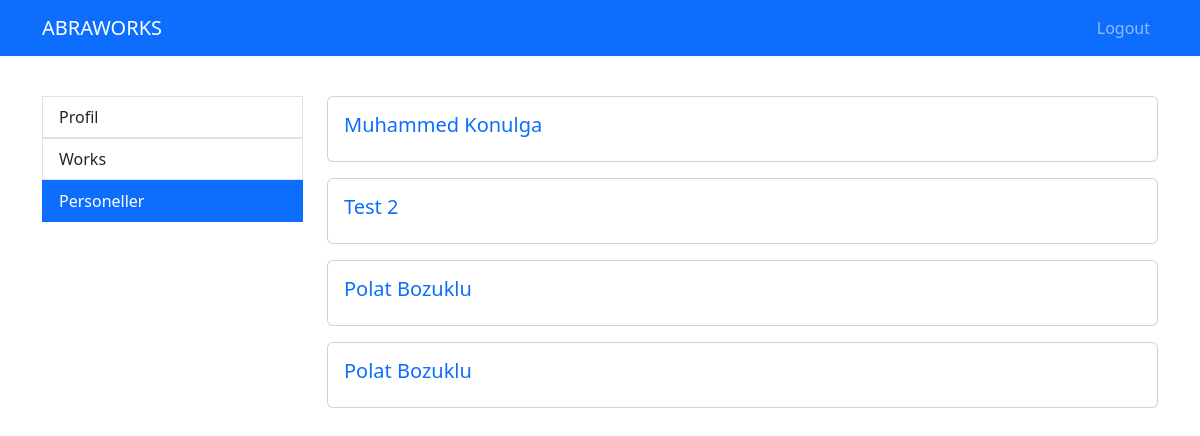
Screenshot of /api/auth/staffs/ (signed in) with the database file from the repository.
### members/models.py (models this page shows, shortened)
class CustomUser(AbstractUser):
    email = models.CharField(max_length=200, unique=True)
    role = models.ForeignKey(Role, on_delete=models.CASCADE, null=True, blank=True)
    username = models.CharField(max_length=50, unique=True)
    objects = CustomUserManager()
    first_name = models.CharField(max_length=30, blank=True)
    last_name = models.CharField(max_length=30, blank=True)
    is_active = models.BooleanField(default=True)
    is_staff = models.BooleanField(default=False)
    is_superuser = models.BooleanField(default=False)
    slug = models.SlugField(blank=True, unique=True, db_index=True, editable = False, null=True)
    USERNAME_FIELD = 'email'
    REQUIRED_FIELDS = ['username']

### members/views.py (the view)
# urls.py: path('staffs/', views.staffs, name='staffs'),
def staffs(request):
    context = {
        "staffs": CustomUser.objects.all()
    }
    return render(request, 'dynamic/staffs.html', context)

### members/templates/dynamic/staffs.html (shortened to what this page needs)
{% extends "app/base.html" %}
{% block content %}
{% if user.is_authenticated %}
<div class="container mt-3">
    <div class="row">
        {% include 'app/partials/_sidebar.html' %}
        <div class="col-9">
            {% for staff in staffs %}
                {% include "partials/_staffCard.html" %}
            {% endfor %}
        </div>
        </div>
    </div>
{% endif %}
{% endblock %}

### members/templates/partials/_staffCard.html
<div class="card w-100 mb-3">
  <a href = {% url 'staffView' staff.slug%}  style="text-decoration:none; color:black;">
    <div class="card-body">
      <h5 class="card-title text-primary">
         {{staff.first_name}}  {{staff.last_name}}
      </h5>
    </div>
  </a>
  </div>

### rows the page displays
CustomUser: first_name "Muhammed", last_name "Konulga"
CustomUser: first_name "Test", last_name "2"
CustomUser: first_name "Polat", last_name "Bozuklu"
CustomUser: first_name "Polat", last_name "Bozuklu"
